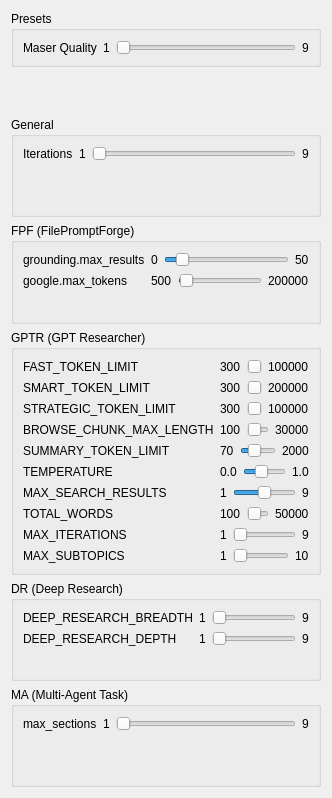
        <widget class="QWidget" name="scrollAreaWidgetContents">
         <property name="geometry">
          <rect>
           <x>0</x>
           <y>0</y>
           <width>286</width>
           <height>798</height>
          </rect>
         </property>
         <layout class="QVBoxLayout" name="mainLayout">
          <item alignment="Qt::AlignTop">
           <widget class="QGroupBox" name="groupGeneral">
            <property name="title">
             <string>Presets</string>
            </property>
            <layout class="QFormLayout" name="formGeneral">
             <item row="0" column="0">
              <widget class="QLabel" name="labelIterations">
               <property name="text">
                <string>Maser Quality</string>
               </property>
              </widget>
             </item>
             <item row="0" column="1">
              <layout class="QHBoxLayout" name="hLayoutIterations">
               <item>
                <widget class="QLabel" name="labelIterationsMin">
                 <property name="text">
                  <string>1</string>
                 </property>
                </widget>
               </item>
               <item>
                <widget class="QSlider" name="sliderIterations">
                 <property name="minimum">
                  <number>1</number>
                 </property>
                 <property name="maximum">
                  <number>9</number>
                 </property>
                 <property name="value">
                  <number>1</number>
                 </property>
                 <property name="orientation">
                  <enum>Qt::Horizontal</enum>
                 </property>
                </widget>
               </item>
               <item>
                <widget class="QLabel" name="labelIterationsMax">
                 <property name="text">
                  <string>9</string>
                 </property>
                </widget>
               </item>
              </layout>
             </item>
            </layout>
           </widget>
          </item>
          <item>
           <widget class="QGroupBox" name="groupGeneral_2">
            <property name="title">
             <string>General</string>
            </property>
            <layout class="QFormLayout" name="formGeneral_2">
             <item row="0" column="0">
              <widget class="QLabel" name="labelIterations_2">
               <property name="text">
                <string>Iterations</string>
               </property>
              </widget>
             </item>
             <item row="0" column="1">
              <layout class="QHBoxLayout" name="hLayoutIterations_2">
               <item>
                <widget class="QLabel" name="labelIterationsMin_2">
                 <property name="text">
                  <string>1</string>
                 </property>
                </widget>
               </item>
               <item>
                <widget class="QSlider" name="sliderIterations_2">
                 <property name="minimum">
                  <number>1</number>
                 </property>
                 <property name="maximum">
                  <number>9</number>
                 </property>
                 <property name="value">
                  <number>1</number>
                 </property>
                 <property name="orientation">
                  <enum>Qt::Horizontal</enum>
                 </property>
                </widget>
               </item>
               <item>
                <widget class="QLabel" name="labelIterationsMax_2">
                 <property name="text">
                  <string>9</string>
                 </property>
                </widget>
               </item>
              </layout>
             </item>
            </layout>
           </widget>
          </item>
          <item>
           <widget class="QGroupBox" name="groupFPF">
            <property name="title">
             <string>FPF (FilePromptForge)</string>
            </property>
            <layout class="QFormLayout" name="formFPF">
             <item row="0" column="0">
              <widget class="QLabel" name="labelGroundingMaxResults">
               <property name="text">
                <string>grounding.max_results</string>
               </property>
              </widget>
             </item>
             <item row="0" column="1">
              <layout class="QHBoxLayout" name="hLayoutGroundingMaxResults">
               <item>
                <widget class="QLabel" name="labelGroundingMaxResultsMin">
                 <property name="text">
                  <string>0</string>
                 </property>
                </widget>
               </item>
               <item>
                <widget class="QSlider" name="sliderGroundingMaxResults">
                 <property name="minimum">
                  <number>0</number>
                 </property>
                 <property name="maximum">
                  <number>50</number>
                 </property>
                 <property name="value">
                  <number>5</number>
                 </property>
                 <property name="orientation">
                  <enum>Qt::Horizontal</enum>
                 </property>
                </widget>
               </item>
               <item>
                <widget class="QLabel" name="labelGroundingMaxResultsMax">
                 <property name="text">
                  <string>50</string>
                 </property>
                </widget>
               </item>
              </layout>
             </item>
             <item row="1" column="0">
              <widget class="QLabel" name="labelGoogleMaxTokens">
               <property name="text">
                <string>google.max_tokens</string>
               </property>
              </widget>
             </item>
             <item row="1" column="1">
              <layout class="QHBoxLayout" name="hLayoutGoogleMaxTokens">
               <item>
                <widget class="QLabel" name="labelGoogleMaxTokensMin">
                 <property name="text">
                  <string>500</string>
                 </property>
                </widget>
               </item>
               <item>
                <widget class="QSlider" name="sliderGoogleMaxTokens">
                 <property name="minimum">
                  <number>500</number>
                 </property>
                 <property name="maximum">
                  <number>200000</number>
                 </property>
                 <property name="value">
                  <number>1500</number>
                 </property>
                 <property name="orientation">
                  <enum>Qt::Horizontal</enum>
                 </property>
                </widget>
               </item>
               <item>
                <widget class="QLabel" name="labelGoogleMaxTokensMax">
                 <property name="text">
                  <string>200000</string>
                 </property>
                </widget>
               </item>
              </layout>
             </item>
            </layout>
           </widget>
          </item>
          <item>
           <widget class="QGroupBox" name="groupGPTR">
            <property name="title">
             <string>GPTR (GPT Researcher)</string>
            </property>
            <layout class="QFormLayout" name="formGPTR">
             <item row="0" column="0">
              <widget class="QLabel" name="labelFastTokenLimit">
               <property name="text">
                <string>FAST_TOKEN_LIMIT</string>
               </property>
              </widget>
             </item>
             <item row="0" column="1">
              <layout class="QHBoxLayout" name="hLayoutFastTokenLimit">
               <item>
                <widget class="QLabel" name="labelFastTokenLimitMin">
                 <property name="text">
                  <string>300</string>
                 </property>
                </widget>
               </item>
               <item>
                <widget class="QSlider" name="sliderFastTokenLimit">
                 <property name="minimum">
                  <number>300</number>
                 </property>
                 <property name="maximum">
                  <number>100000</number>
                 </property>
                 <property name="value">
                  <number>300</number>
                 </property>
                 <property name="orientation">
                  <enum>Qt::Horizontal</enum>
                 </property>
                </widget>
               </item>
               <item>
                <widget class="QLabel" name="labelFastTokenLimitMax">
                 <property name="text">
                  <string>100000</string>
                 </property>
                </widget>
               </item>
              </layout>
             </item>
             <item row="1" column="0">
              <widget class="QLabel" name="labelSmartTokenLimit">
               <property name="text">
                <string>SMART_TOKEN_LIMIT</string>
               </property>
              </widget>
             </item>
             <item row="1" column="1">
              <layout class="QHBoxLayout" name="hLayoutSmartTokenLimit">
               <item>
                <widget class="QLabel" name="labelSmartTokenLimitMin">
                 <property name="text">
                  <string>300</string>
                 </property>
                </widget>
               </item>
               <item>
                <widget class="QSlider" name="sliderSmartTokenLimit">
                 <property name="minimum">
                  <number>300</number>
                 </property>
                 <property name="maximum">
                  <number>200000</number>
                 </property>
                 <property name="value">
                  <number>600</number>
                 </property>
                 <property name="orientation">
                  <enum>Qt::Horizontal</enum>
                 </property>
                </widget>
               </item>
               <item>
                <widget class="QLabel" name="labelSmartTokenLimitMax">
                 <property name="text">
                  <string>200000</string>
                 </property>
                </widget>
               </item>
              </layout>
             </item>
             <item row="2" column="0">
              <widget class="QLabel" name="labelStrategicTokenLimit">
               <property name="text">
                <string>STRATEGIC_TOKEN_LIMIT</string>
               </property>
              </widget>
             </item>
             <item row="2" column="1">
              <layout class="QHBoxLayout" name="hLayoutStrategicTokenLimit">
               <item>
                <widget class="QLabel" name="labelStrategicTokenLimitMin">
                 <property name="text">
                  <string>300</string>
                 </property>
                </widget>
               </item>
               <item>
                <widget class="QSlider" name="sliderStrategicTokenLimit">
                 <property name="minimum">
                  <number>300</number>
                 </property>
                 <property name="maximum">
                  <number>100000</number>
                 </property>
                 <property name="value">
                  <number>400</number>
                 </property>
                 <property name="orientation">
                  <enum>Qt::Horizontal</enum>
                 </property>
                </widget>
               </item>
               <item>
                <widget class="QLabel" name="labelStrategicTokenLimitMax">
                 <property name="text">
                  <string>100000</string>
                 </property>
                </widget>
               </item>
              </layout>
             </item>
             <item row="3" column="0">
              <widget class="QLabel" name="labelBrowseChunkMaxLength">
               <property name="text">
                <string>BROWSE_CHUNK_MAX_LENGTH</string>
               </property>
              </widget>
             </item>
             <item row="3" column="1">
              <layout class="QHBoxLayout" name="hLayoutBrowseChunkMaxLength">
               <item>
                <widget class="QLabel" name="labelBrowseChunkMaxLengthMin">
                 <property name="text">
                  <string>100</string>
                 </property>
                </widget>
               </item>
               <item>
                <widget class="QSlider" name="sliderBrowseChunkMaxLength">
                 <property name="minimum">
                  <number>100</number>
                 </property>
                 <property name="maximum">
                  <number>30000</number>
                 </property>
                 <property name="value">
                  <number>892</number>
                 </property>
                 <property name="orientation">
                  <enum>Qt::Horizontal</enum>
                 </property>
                </widget>
               </item>
               <item>
                <widget class="QLabel" name="labelBrowseChunkMaxLengthMax">
                 <property name="text">
                  <string>30000</string>
                 </property>
                </widget>
               </item>
              </layout>
             </item>
             <item row="4" column="0">
              <widget class="QLabel" name="labelSummaryTokenLimit">
               <property name="text">
                <string>SUMMARY_TOKEN_LIMIT</string>
               </property>
              </widget>
             </item>
             <item row="4" column="1">
              <layout class="QHBoxLayout" name="hLayoutSummaryTokenLimit">
               <item>
                <widget class="QLabel" name="labelSummaryTokenLimitMin">
                 <property name="text">
                  <string>70</string>
                 </property>
                </widget>
               </item>
               <item>
                <widget class="QSlider" name="sliderSummaryTokenLimit">
                 <property name="sizePolicy">
                  <sizepolicy hsizetype="Expanding" vsizetype="Fixed">
                   <horstretch>0</horstretch>
                   <verstretch>0</verstretch>
                  </sizepolicy>
                 </property>
                 <property name="minimum">
                  <number>70</number>
                 </property>
                 <property name="maximum">
                  <number>2000</number>
                 </property>
                 <property name="value">
                  <number>700</number>
                 </property>
                 <property name="orientation">
                  <enum>Qt::Horizontal</enum>
                 </property>
                </widget>
               </item>
               <item>
                <widget class="QLabel" name="labelSummaryTokenLimitMax">
                 <property name="text">
                  <string>2000</string>
                 </property>
                </widget>
               </item>
              </layout>
             </item>
             <item row="5" column="0">
              <widget class="QLabel" name="labelTemperature">
               <property name="text">
                <string>TEMPERATURE</string>
               </property>
              </widget>
             </item>
             <item row="5" column="1">
              <layout class="QHBoxLayout" name="hLayoutTemperature">
               <item>
                <widget class="QLabel" name="labelTemperatureMin">
                 <property name="text">
                  <string>0.0</string>
                 </property>
                </widget>
               </item>
               <item>
                <widget class="QSlider" name="sliderTemperature">
                 <property name="sizePolicy">
                  <sizepolicy hsizetype="Expanding" vsizetype="Fixed">
                   <horstretch>0</horstretch>
                   <verstretch>0</verstretch>
                  </sizepolicy>
                 </property>
                 <property name="minimum">
                  <number>0</number>
                 </property>
                 <property name="maximum">
                  <number>100</number>
                 </property>
                 <property name="value">
                  <number>40</number>
                 </property>
                 <property name="orientation">
                  <enum>Qt::Horizontal</enum>
                 </property>
                </widget>
               </item>
               <item>
                <widget class="QLabel" name="labelTemperatureMax">
                 <property name="text">
                  <string>1.0</string>
                 </property>
                </widget>
               </item>
              </layout>
             </item>
             <item row="6" column="0">
              <widget class="QLabel" name="labelMaxSearchResultsPerQuery">
               <property name="text">
                <string>MAX_SEARCH_RESULTS</string>
               </property>
              </widget>
             </item>
             <item row="6" column="1">
              <layout class="QHBoxLayout" name="hLayoutMaxSearchResultsPerQuery">
               <item>
                <widget class="QLabel" name="labelMaxSearchResultsPerQueryMin">
                 <property name="text">
                  <string>1</string>
                 </property>
                </widget>
               </item>
               <item>
                <widget class="QSlider" name="sliderMaxSearchResultsPerQuery">
                 <property name="sizePolicy">
                  <sizepolicy hsizetype="Expanding" vsizetype="Fixed">
                   <horstretch>0</horstretch>
                   <verstretch>0</verstretch>
                  </sizepolicy>
                 </property>
                 <property name="minimum">
                  <number>1</number>
                 </property>
                 <property name="maximum">
                  <number>9</number>
                 </property>
                 <property name="value">
                  <number>5</number>
                 </property>
                 <property name="orientation">
                  <enum>Qt::Horizontal</enum>
                 </property>
                </widget>
               </item>
               <item>
                <widget class="QLabel" name="labelMaxSearchResultsPerQueryMax">
                 <property name="text">
                  <string>9</string>
                 </property>
                </widget>
               </item>
              </layout>
             </item>
             <item row="7" column="0">
              <widget class="QLabel" name="labelTotalWords">
               <property name="text">
                <string>TOTAL_WORDS</string>
               </property>
              </widget>
             </item>
             <item row="7" column="1">
              <layout class="QHBoxLayout" name="hLayoutTotalWords">
               <item>
                <widget class="QLabel" name="labelTotalWordsMin">
                 <property name="text">
                  <string>100</string>
                 </property>
                </widget>
               </item>
               <item>
                <widget class="QSlider" name="sliderTotalWords">
                 <property name="sizePolicy">
                  <sizepolicy hsizetype="Expanding" vsizetype="Fixed">
                   <horstretch>0</horstretch>
                   <verstretch>0</verstretch>
                  </sizepolicy>
                 </property>
                 <property name="minimum">
                  <number>100</number>
                 </property>
                 <property name="maximum">
                  <number>50000</number>
                 </property>
                 <property name="value">
                  <number>100</number>
                 </property>
                 <property name="orientation">
                  <enum>Qt::Horizontal</enum>
                 </property>
                </widget>
               </item>
               <item>
                <widget class="QLabel" name="labelTotalWordsMax">
                 <property name="text">
                  <string>50000</string>
                 </property>
                </widget>
               </item>
              </layout>
             </item>
             <item row="8" column="0">
              <widget class="QLabel" name="labelMaxIterations">
               <property name="text">
                <string>MAX_ITERATIONS</string>
               </property>
              </widget>
             </item>
             <item row="8" column="1">
              <layout class="QHBoxLayout" name="hLayoutMaxIterations">
               <item>
                <widget class="QLabel" name="labelMaxIterationsMin">
                 <property name="text">
                  <string>1</string>
                 </property>
                </widget>
               </item>
               <item>
                <widget class="QSlider" name="sliderMaxIterations">
                 <property name="sizePolicy">
                  <sizepolicy hsizetype="Expanding" vsizetype="Fixed">
                   <horstretch>0</horstretch>
                   <verstretch>0</verstretch>
                  </sizepolicy>
                 </property>
                 <property name="minimum">
                  <number>1</number>
                 </property>
                 <property name="maximum">
                  <number>9</number>
                 </property>
                 <property name="value">
                  <number>1</number>
                 </property>
                 <property name="orientation">
                  <enum>Qt::Horizontal</enum>
                 </property>
                </widget>
               </item>
               <item>
                <widget class="QLabel" name="labelMaxIterationsMax">
                 <property name="text">
                  <string>9</string>
                 </property>
                </widget>
               </item>
              </layout>
             </item>
             <item row="9" column="0">
              <widget class="QLabel" name="labelMaxSubtopics">
               <property name="text">
                <string>MAX_SUBTOPICS</string>
               </property>
              </widget>
             </item>
             <item row="9" column="1">
              <layout class="QHBoxLayout" name="hLayoutMaxSubtopics">
               <item>
                <widget class="QLabel" name="labelMaxSubtopicsMin">
                 <property name="text">
                  <string>1</string>
                 </property>
                </widget>
               </item>
               <item>
                <widget class="QSlider" name="sliderMaxSubtopics">
                 <property name="minimum">
                  <number>1</number>
                 </property>
                 <property name="maximum">
                  <number>10</number>
                 </property>
                 <property name="value">
                  <number>1</number>
                 </property>
                 <property name="orientation">
                  <enum>Qt::Horizontal</enum>
                 </property>
                </widget>
               </item>
               <item>
                <widget class="QLabel" name="labelMaxSubtopicsMax">
                 <property name="text">
                  <string>10</string>
                 </property>
                </widget>
               </item>
              </layout>
             </item>
            </layout>
           </widget>
          </item>
          <item>
           <widget class="QGroupBox" name="groupDR">
            <property name="minimumSize">
             <size>
              <width>0</width>
              <height>0</height>
             </size>
            </property>
            <property name="title">
             <string>DR (Deep Research)</string>
            </property>
            <layout class="QFormLayout" name="formDR">
             <item row="0" column="0">
              <widget class="QLabel" name="labelDeepResearchBreadth">
               <property name="text">
                <string>DEEP_RESEARCH_BREADTH</string>
               </property>
              </widget>
             </item>
             <item row="0" column="1">
              <layout class="QHBoxLayout" name="hLayoutDeepResearchBreadth">
               <item>
                <widget class="QLabel" name="labelDeepResearchBreadthMin">
                 <property name="text">
                  <string>1</string>
                 </property>
                </widget>
               </item>
               <item>
                <widget class="QSlider" name="sliderDeepResearchBreadth">
                 <property name="minimum">
                  <number>1</number>
                 </property>
                 <property name="maximum">
                  <number>9</number>
                 </property>
                 <property name="value">
                  <number>1</number>
                 </property>
                 <property name="orientation">
                  <enum>Qt::Horizontal</enum>
                 </property>
                </widget>
               </item>
               <item>
                <widget class="QLabel" name="labelDeepResearchBreadthMax">
                 <property name="text">
                  <string>9</string>
                 </property>
                </widget>
               </item>
              </layout>
             </item>
             <item row="1" column="0">
              <widget class="QLabel" name="labelDeepResearchDepth">
               <property name="text">
                <string>DEEP_RESEARCH_DEPTH</string>
               </property>
              </widget>
             </item>
             <item row="1" column="1">
              <layout class="QHBoxLayout" name="hLayoutDeepResearchDepth">
               <item>
                <widget class="QLabel" name="labelDeepResearchDepthMin">
                 <property name="text">
                  <string>1</string>
                 </property>
                </widget>
               </item>
               <item>
                <widget class="QSlider" name="sliderDeepResearchDepth">
                 <property name="minimum">
                  <number>1</number>
                 </property>
                 <property name="maximum">
                  <number>9</number>
                 </property>
                 <property name="value">
                  <number>1</number>
                 </property>
                 <property name="orientation">
                  <enum>Qt::Horizontal</enum>
                 </property>
                </widget>
               </item>
               <item>
                <widget class="QLabel" name="labelDeepResearchDepthMax">
                 <property name="text">
                  <string>9</string>
                 </property>
                </widget>
               </item>
              </layout>
             </item>
            </layout>
           </widget>
          </item>
          <item>
           <widget class="QGroupBox" name="groupMA">
            <property name="title">
             <string>MA (Multi-Agent Task)</string>
            </property>
            <layout class="QFormLayout" name="formMA">
             <item row="0" column="0">
              <widget class="QLabel" name="labelMaxSections">
               <property name="text">
                <string>max_sections</string>
               </property>
              </widget>
             </item>
             <item row="0" column="1">
              <layout class="QHBoxLayout" name="hLayoutMaxSections">
               <item>
                <widget class="QLabel" name="labelMaxSectionsMin">
                 <property name="text">
                  <string>1</string>
                 </property>
                </widget>
               </item>
               <item>
                <widget class="QSlider" name="sliderMaxSections">
                 <property name="minimum">
                  <number>1</number>
                 </property>
                 <property name="maximum">
                  <number>9</number>
                 </property>
                 <property name="value">
                  <number>1</number>
                 </property>
                 <property name="orientation">
                  <enum>Qt::Horizontal</enum>
                 </property>
                </widget>
               </item>
               <item>
                <widget class="QLabel" name="labelMaxSectionsMax">
                 <property name="text">
                  <string>9</string>
                 </property>
                </widget>
               </item>
              </layout>
             </item>
            </layout>
           </widget>
          </item>
         </layout>
        </widget>
